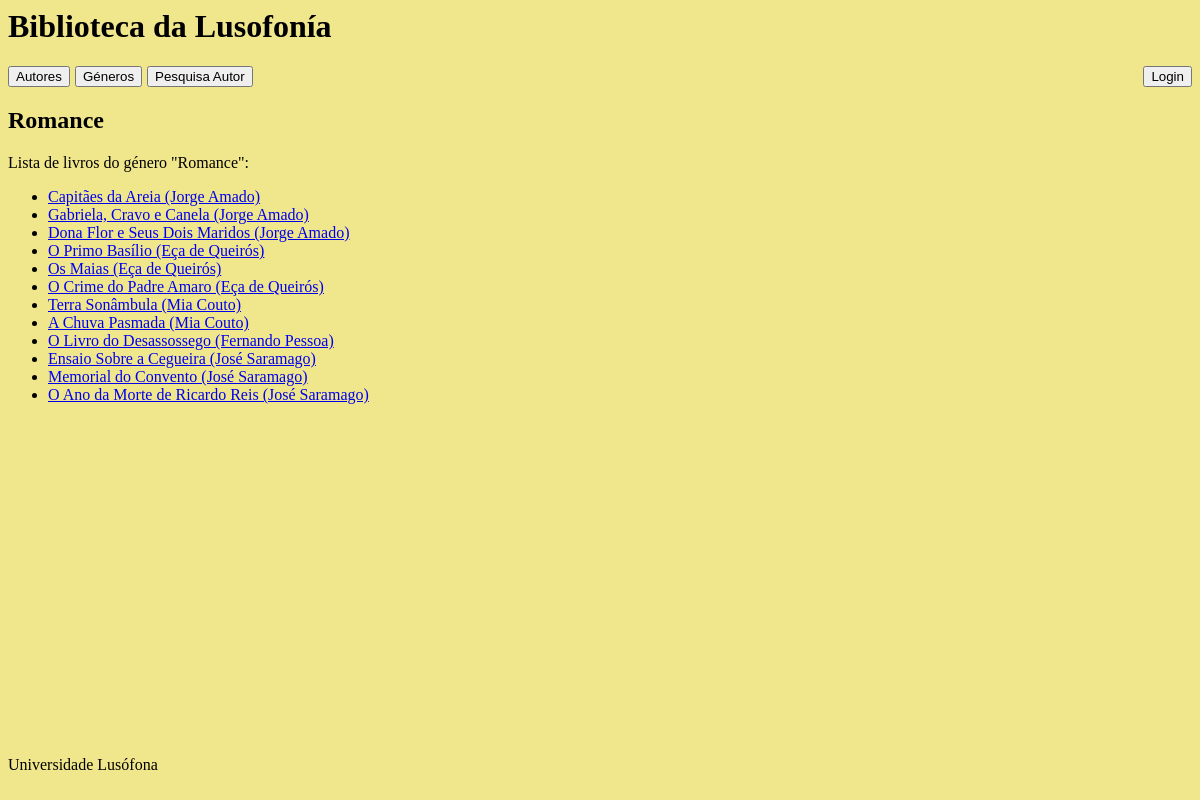
/genero/Romance, run on an earlier commit of the app's database.
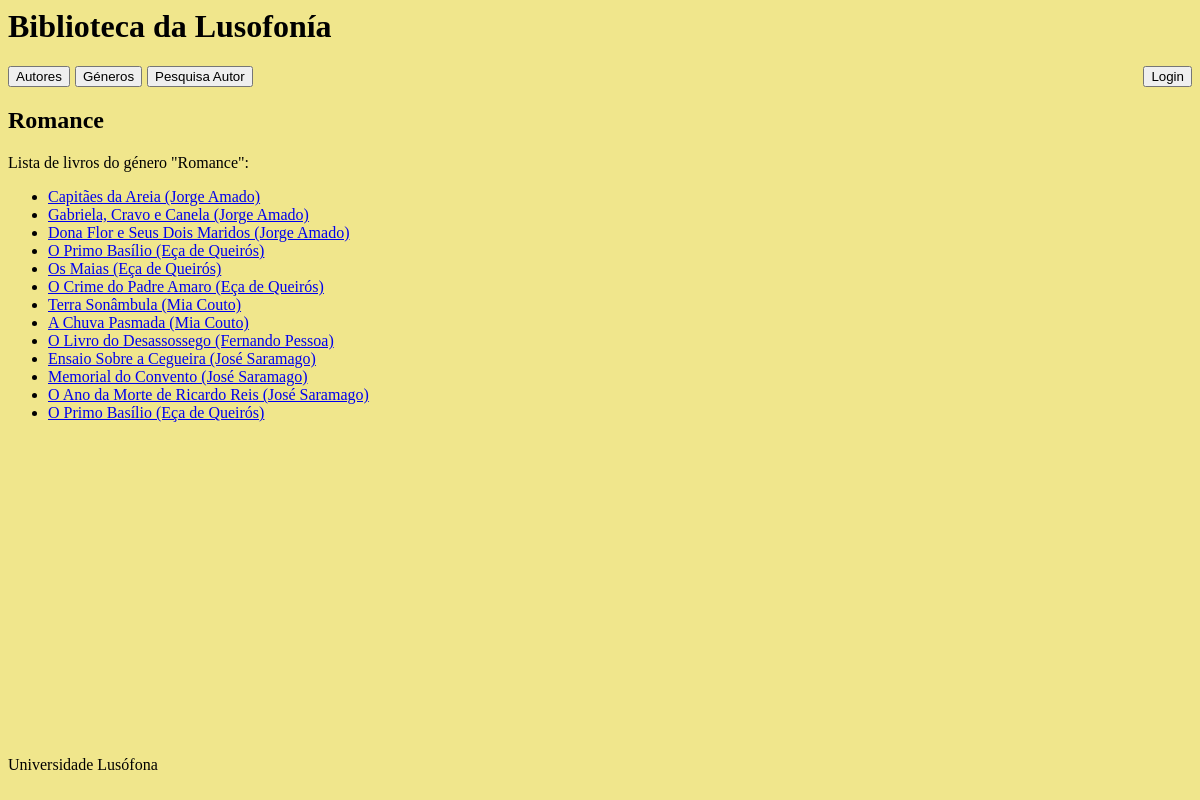
And on a later commit of the database.
### biblioteca/models.py (models this page shows)
class Livro(models.Model):
    titulo = models.CharField(max_length=50)
    autor = models.ForeignKey(Autor, on_delete=models.CASCADE, related_name="livros")
    genero =  models.CharField(max_length=50)
    ano_publicacao = models.IntegerField()
    excerto = models.TextField(default='', null=True, blank=True)
    def __str__(self):
        return f"{self.titulo} ({self.autor})"

class Autor(models.Model):
    nome = models.CharField(max_length=50)
    ano_nascimento = models.IntegerField()
    nacionalidade = models.CharField(max_length=50)
    retrato = models.ImageField(upload_to="retratos", null=True, blank=True)
    def __str__(self):
        return self.nome

### biblioteca/views.py (the view)
# urls.py: path('genero/<str:genero>', views.genero_view, name="genero"),
def genero_view(request, genero):
    context = {
        'genero': genero,
        'livros': Livro.objects.filter(genero=genero),
    }
    return render(request, "biblioteca/genero.html", context)

### biblioteca/templates/biblioteca/genero.html
{% extends 'biblioteca/layout.html' %}
{% block content %}
<h2>{{genero}}</h2>
    <p>Lista de livros do género "{{genero}}":</p>
    <ul>
    {% for livro in livros %}
        <li>
            <a href="{% url 'livro' livro.id %}">{{ livro }}</a>
        </li>
    {% endfor %}
    </ul>
{% endblock %}

What changed in the data, as far as the page shows it:
added Livro: titulo+autor "O Primo Basílio (Eça de Queirós)"
